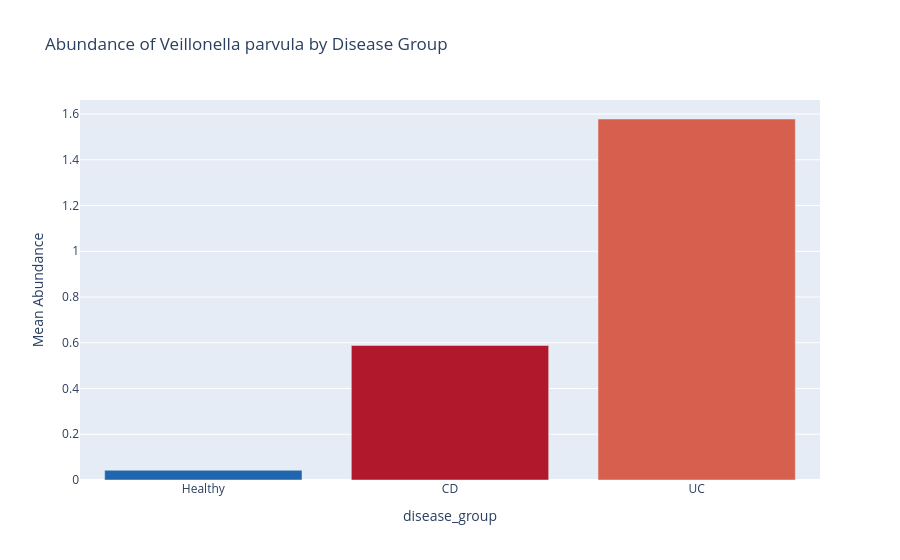

Here is the notebook cell this chart was saved with:
### Markdown cell above
<details>
<summary><strong>🔎 Solution :</strong></summary>

```

cur_species =  "Veillonella parvula"
operon_abd_data.pl.barplot(
    feature_name=cur_species, 
    x_axis_col="disease_group",
    feature_type_col="species",
    title="Abundance of {0} by Disease Group".format(cur_species),
    color_map = {
            "Healthy": "#2166ac",
            # "nonIBD": "#2166ac",
            "CD": "#b2182b",
            "UC": "#d6604d",
            # "CRC": "#762a83",
            # "MP": "#9970ab",
            # "adenoma": "#c2a5cf",
        }
)



```

</details>

### Code cell
# Your solutions here
cur_species =  "Veillonella parvula"
operon_abd_data.pl.barplot(
    feature_name=cur_species, 
    x_axis_col="disease_group",
    feature_type_col="species",
    title="Abundance of {0} by Disease Group".format(cur_species),
    color_map = {
            "Healthy": "#2166ac",
            # "nonIBD": "#2166ac",
            "CD": "#b2182b",
            "UC": "#d6604d",
            # "CRC": "#762a83",
            # "MP": "#9970ab",
            # "adenoma": "#c2a5cf",
        }
)

### Figure 1 — Plotly figure (JSON) as saved in the notebook; plotly's stock layout.template omitted (floating-point values rounded to 4 significant figures)
{"data": [{"hovertemplate": "disease_group=%{x}<br>mean_abundance=%{y}<extra></extra>", "legendgroup": "Healthy", "marker": {"color": "#2166ac", "pattern": {"shape": ""}}, "name": "Healthy", "orientation": "v", "showlegend": true, "textposition": "auto", "type": "bar", "x": ["Healthy"], "xaxis": "x", "y": [0.04258], "yaxis": "y"}, {"hovertemplate": "disease_group=%{x}<br>mean_abundance=%{y}<extra></extra>", "legendgroup": "CD", "marker": {"color": "#b2182b", "pattern": {"shape": ""}}, "name": "CD", "orientation": "v", "showlegend": true, "textposition": "auto", "type": "bar", "x": ["CD"], "xaxis": "x", "y": [0.5883], "yaxis": "y"}, {"hovertemplate": "disease_group=%{x}<br>mean_abundance=%{y}<extra></extra>", "legendgroup": "UC", "marker": {"color": "#d6604d", "pattern": {"shape": ""}}, "name": "UC", "orientation": "v", "showlegend": true, "textposition": "auto", "type": "bar", "x": ["UC"], "xaxis": "x", "y": [1.578], "yaxis": "y"}], "layout": {"barmode": "relative", "legend": {"title": {"text": "disease_group"}, "tracegroupgap": 0}, "showlegend": false, "title": {"text": "Abundance of Veillonella parvula by Disease Group"}, "xaxis": {"anchor": "y", "categoryarray": ["Healthy", "CD", "UC"], "categoryorder": "array", "domain": [0, 1], "title": {"text": "disease_group"}}, "yaxis": {"anchor": "x", "domain": [0, 1], "title": {"text": "Mean Abundance"}}}}
